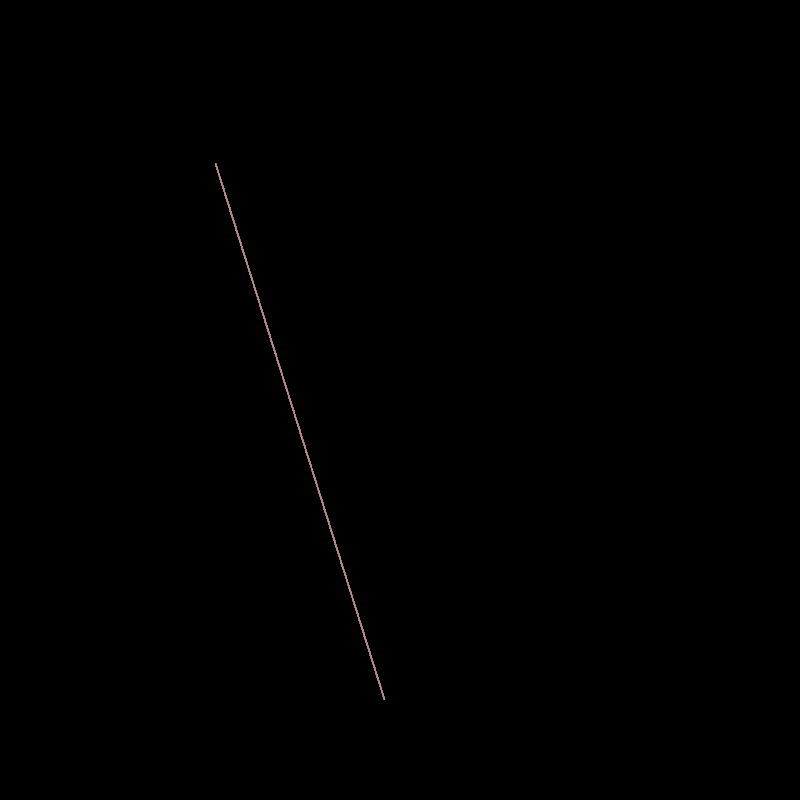
Frame 1 (no input)
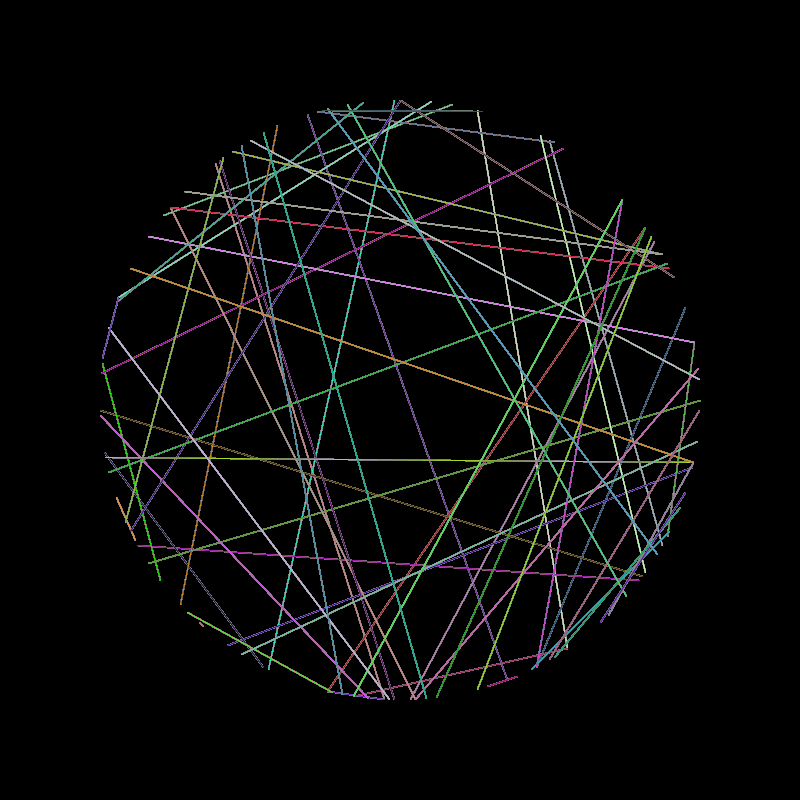
Frame 60 (the mouse pressed at the canvas centre just before this capture)
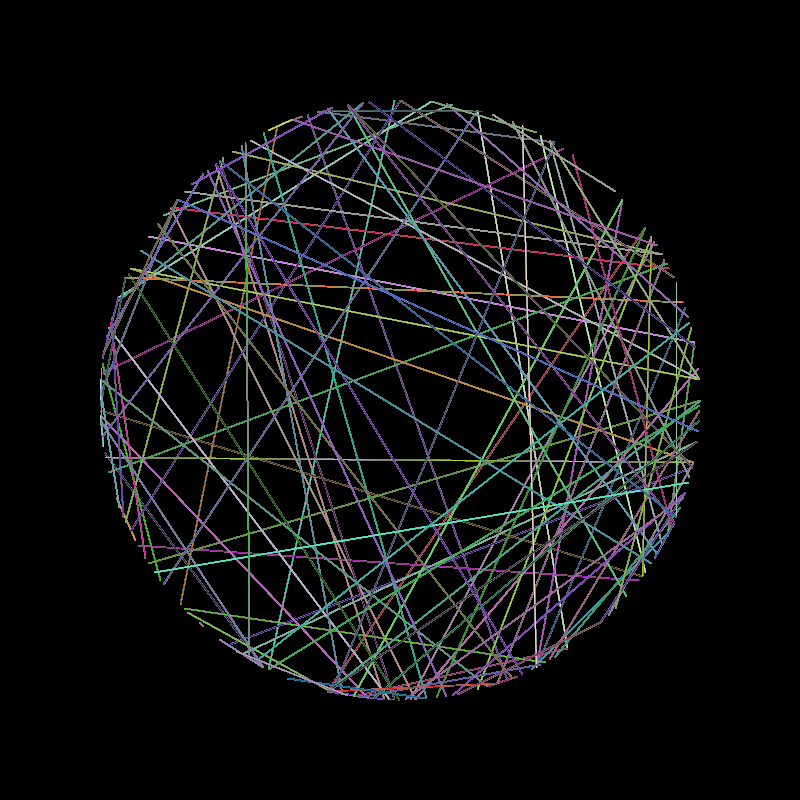
Frame 120 (the mouse held since frame 60 and released just before this capture)

The Processing sketch that drew these frames (run headless with seeded random() and noise(); from frame 60 on, the mouse is pressed at the canvas centre):

// Processing sketch: processing_70333
// ── processing_70333.pde

int radius = 300;
float [] xPos = new float [360];
float [] yPos = new float [360];

void setup() {    
  size(800, 800);
  background(0);
  smooth();

  for (int i = 0; i < 360; i++) {
    int deg = i;
    float angle = radians(deg);
    xPos[i] = cos(angle) * radius;
    yPos[i] = sin(angle) * radius;
  }
}

void draw() {  
  translate(width/2, height/2);
  int random1 = int(random(359));
  int random2 = int(random(359));

  for (int i = 0; i < 360; i++) {
    stroke(random(255), random(255), random(255));
    line(xPos[random1], yPos[random1], xPos[random2], yPos[random2]);
  }
}
